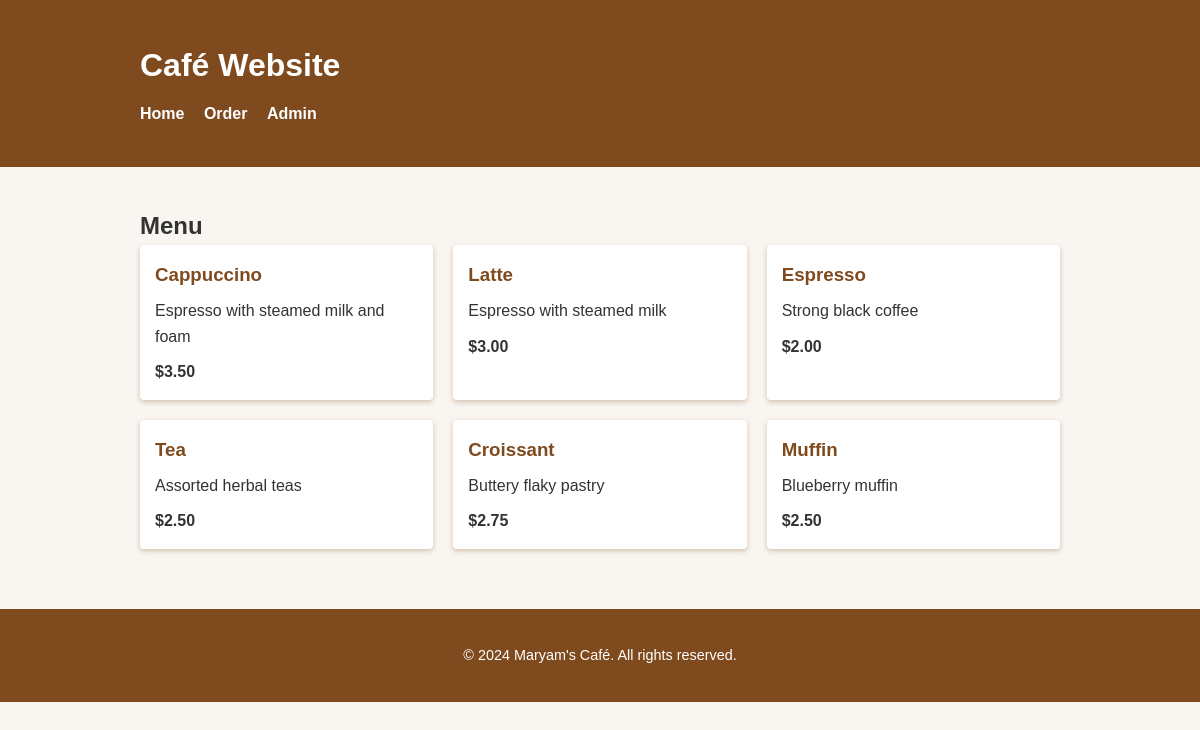
The page / on the database its author committed.
### tables this page shows
CREATE TABLE menu_items (
            id INTEGER PRIMARY KEY AUTOINCREMENT,
            name TEXT NOT NULL,
            description TEXT,
            price REAL NOT NULL
        );

### app.py (the view)
@app.route('/')
def home():
    conn = get_db_connection()
    menu_items = conn.execute('SELECT * FROM menu_items').fetchall()
    conn.close()
    return render_template('home.html', menu_items=menu_items)

### app.py (called while the page is built)
def get_db_connection():
    conn = sqlite3.connect(DATABASE)
    conn.row_factory = sqlite3.Row
    return conn

### templates/home.html
{% extends "base.html" %}
{% block content %}
<h2>Menu</h2>
<div class="menu-items">
    {% for item in menu_items %}
    <div class="menu-item">
        <h3>{{ item['name'] }}</h3>
        <p>{{ item['description'] }}</p>
        <p class="price">${{ "%.2f"|format(item['price']) }}</p>
    </div>
    {% endfor %}
</div>
{% endblock %}

### static/css/styles.css (style rules this page uses)
* { box-sizing: border-box; margin: 0; padding: 0; }
body { font-family: Arial, sans-serif; background-color: #f9f5f0; color: #333; line-height: 1.6; }
.menu-items { display: grid; grid-template-columns: repeat(auto-fill,minmax(250px,1fr)); gap: 20px; }
.menu-item { background-color: #fff; padding: 15px; border-radius: 4px; box-shadow: 0 2px 5px rgba(127, 74, 30, 0.3); }
.menu-item h3 { margin-bottom: 8px; color: #7f4a1e; }
.price { font-weight: bold; margin-top: 10px; }

### rows shown on the page
menu_items: name "Cappuccino", description "Espresso with steamed milk and foam", price "3.50"
menu_items: name "Latte", description "Espresso with steamed milk", price "3.00"
menu_items: name "Espresso", description "Strong black coffee", price "2.00"
menu_items: name "Tea", description "Assorted herbal teas", price "2.50"
menu_items: name "Croissant", description "Buttery flaky pastry", price "2.75"
menu_items: name "Muffin", description "Blueberry muffin", price "2.50"
